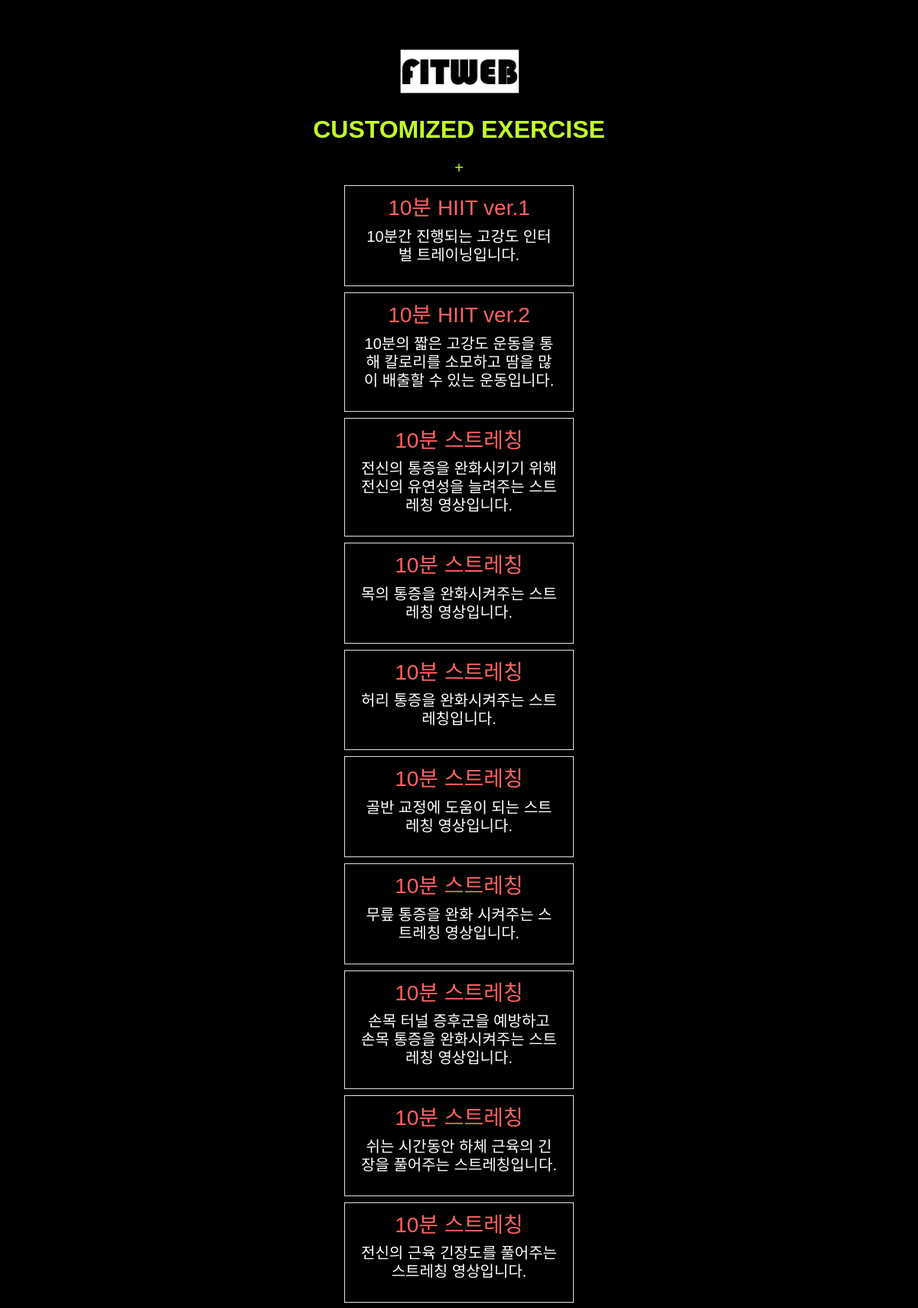
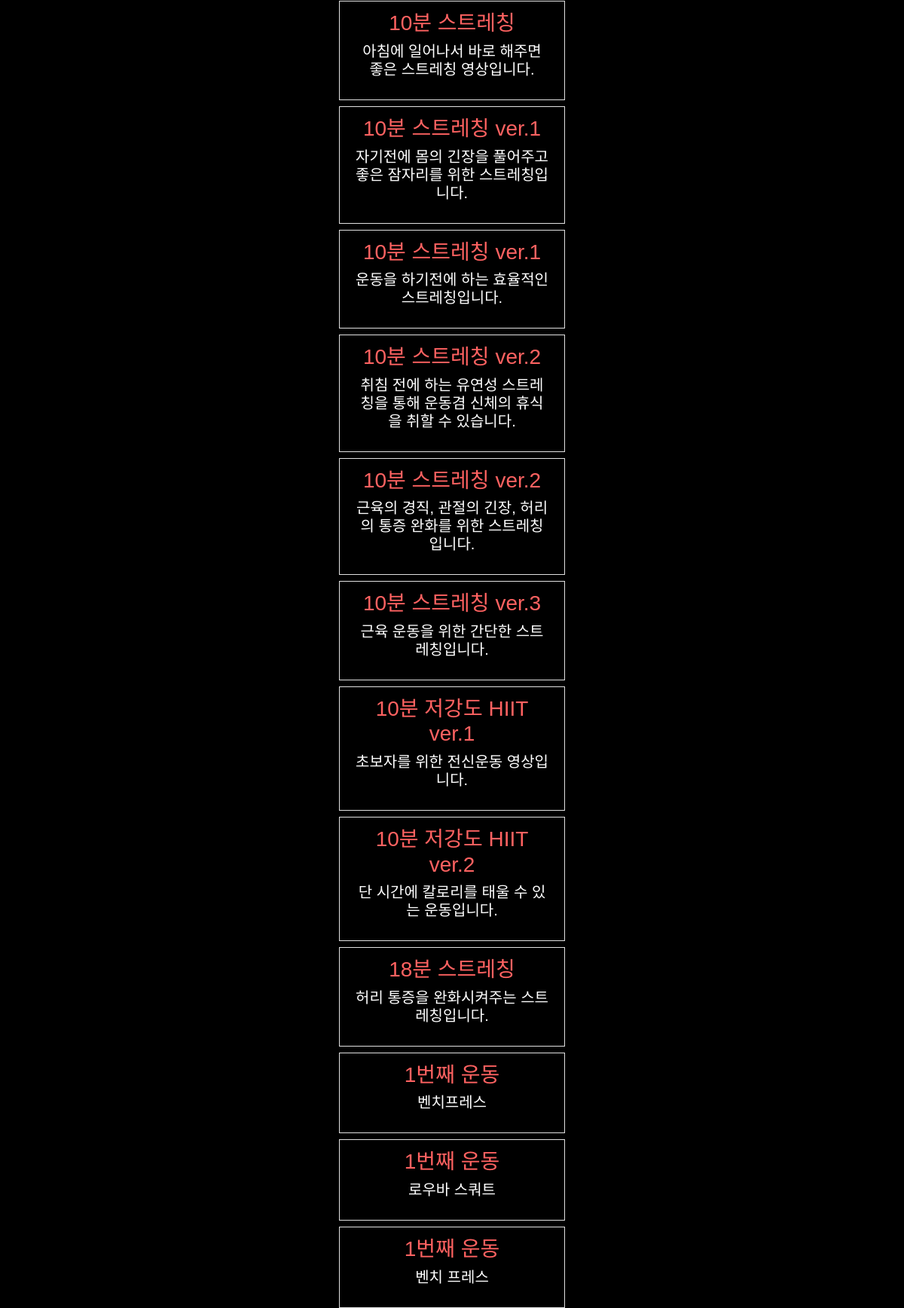
The page /recommend (upper part) on the database its author committed (2 pictures, top to bottom).
### fitweb/models.py (models this page shows, shortened)
class Post(models.Model):
    objects_num = models.IntegerField()
    Header_first = models.CharField(max_length=200, default='')
    Header_second = models.CharField(max_length=200, default='')
    Header_third = models.CharField(max_length=200, default='', blank=True)
    Header_four = models.CharField(max_length=200, default='', blank=True)
    author = models.ForeignKey(settings.AUTH_USER_MODEL, on_delete=models.CASCADE)
    title = models.CharField(max_length=200, default='')
    video = EmbedVideoField(blank=True)
    text = models.TextField()
    created_date = models.DateTimeField(
            default=timezone.now)
    published_date = models.DateTimeField(
            blank=True, null=True)

### fitweb/views.py (the view)
# urls.py: path('recommend', views.recommend, name='recommend'),
def recommend(request):
    posts = Post.objects.all()
    posts = posts.order_by("title")
    return render(request, "fitweb/recommend.html", {'posts':posts})

### fitweb/templates/fitweb/recommend.html (shortened to what this page needs)
{% load embed_video_tags %}
{% load static %}
<html>
    <head>
        <link rel="stylesheet" href="https://maxcdn.bootstrapcdn.com/bootstrap/4.0.0-beta/css/bootstrap.min.css">
        <link rel="stylesheet" href="{% static "css/main.css" %}">
    </head>
<body>
    <h1 class="logo" style="margin-top: 50px"><a id="logo" href="{% url 'home' %}"><img src="static/images/logo.png"></a></h1>
    <header class="page-header" style="overflow: auto;">
        <a style="color: #C1FF28FF; text-align: center" href={% url 'hiit_list' %}><h2><b>CUSTOMIZED EXERCISE</b></h2></a>
    </header>
<nav class="navbar navbar-light bg-light">
  <div class="container-fluid">
        <button style="margin-right: auto; margin-left: auto" class="navbar-toggler" type="button" data-bs-toggle="collapse" data-bs-target="#navbarSupportedContent" aria-controls="navbarSupportedContent" aria-expanded="false" aria-label="Toggle navigation">
          <span style="border: none; color: #c1ff28">+</span>
        </button>
  </div>
</nav>
    <div class="content container" style="text-align: center">
        {% for post in posts %}
            <h2 id="barofont" class="listdown" >
                <ul id="mainlist"  class="list-group list-group-flush">
                    <li class="list-group-item" style="background-color: black">
                        <div class="post">
                            <h3><a href="{% url 'detail' pk=post.pk %}", style="color: #ff6261">{{ post.title }}</a></h3>
                            <p style="color: white">{{ post.text|linebreaksbr }}</p>
                        </div>
                    </li>
                </ul>
            </h2>
        {% endfor %}
  </div>
</body>
</html>

### fitweb/static/css/main.css (style rules this page uses)
body { margin: 0px; font-family: 'Noto Sans KR', sans-serif; min-width: 600px; min-height: 500px; }
.logo { text-align: center; height: 80px; margin-bottom: 20px; }
.logo img { height: 100px; border: 20px; }
.navbar { text-align: center; }
#barofont { width: 100%; }
#barofont a { text-decoration: none; color: white; }
#barofont a { text-decoration: none; }
.list-group-item { font-size: 20px; position: relative; display: block; padding: .75rem 1.25rem; margin-bottom: -1px; background-color: rgba(0,0,0,0); border: 1px solid rgba(0,0,0,.125); }
#mainlist { background-color: rgba(0,0,0,0.2); width: 300px; text-align: center; margin-left: auto; margin-right: auto; }

### fitweb/templates/fitweb/recommend.html (style rules this page uses)
body { background-color: black }
.list-group-item { background-color: rgba(0, 0, 0, 1); border: 1px solid rgba(225,225,225,225); }
#mainlist { border: 1px solid rgba(225,225,225,225); }
.bg-light { background-color: #000000 !important; }

### rows shown on the page
Post: title "10분 HIIT ver.1", text "10분간 진행되는 고강도 인터벌 트레이닝입니다."
Post: title "10분 HIIT ver.2", text "10분의 짧은 고강도 운동을 통해 칼로리를 소모하고 땀을 많이 배출할 수 있는 운동입니다."
Post: title "10분 스트레칭", text "전신의 통증을 완화시키기 위해 전신의 유연성을 늘려주는 스트레칭 영상입니다."
Post: title "10분 스트레칭", text "목의 통증을 완화시켜주는 스트레칭 영상입니다."
Post: title "10분 스트레칭", text "허리 통증을 완화시켜주는 스트레칭입니다."
Post: title "10분 스트레칭", text "골반 교정에 도움이 되는 스트레칭 영상입니다."
Post: title "10분 스트레칭", text "무릎 통증을 완화 시켜주는 스트레칭 영상입니다."
Post: title "10분 스트레칭", text "손목 터널 증후군을 예방하고 손목 통증을 완화시켜주는 스트레칭 영상입니다."
Post: title "10분 스트레칭", text "쉬는 시간동안 하체 근육의 긴장을 풀어주는 스트레칭입니다."
Post: title "10분 스트레칭", text "전신의 근육 긴장도를 풀어주는 스트레칭 영상입니다."
Post: title "10분 스트레칭", text "아침에 일어나서 바로 해주면 좋은 스트레칭 영상입니다."
Post: title "10분 스트레칭 ver.1", text "자기전에 몸의 긴장을 풀어주고 좋은 잠자리를 위한 스트레칭입니다."
Post: title "10분 스트레칭 ver.1", text "운동을 하기전에 하는 효율적인 스트레칭입니다."
Post: title "10분 스트레칭 ver.2", text "취침 전에 하는 유연성 스트레칭을 통해 운동겸 신체의 휴식을 취할 수 있습니다."
Post: title "10분 스트레칭 ver.2", text "근육의 경직, 관절의 긴장, 허리의 통증 완화를 위한 스트레칭입니다."
Post: title "10분 스트레칭 ver.3", text "근육 운동을 위한 간단한 스트레칭입니다."
Post: title "10분 저강도 HIIT ver.1", text "초보자를 위한 전신운동 영상입니다."
Post: title "10분 저강도 HIIT ver.2", text "단 시간에 칼로리를 태울 수 있는 운동입니다."
Post: title "18분 스트레칭", text "허리 통증을 완화시켜주는 스트레칭입니다."
Post: title "1번째 운동", text "벤치프레스"
Post: title "1번째 운동", text "로우바 스쿼트"
Post: title "1번째 운동", text "벤치 프레스"
